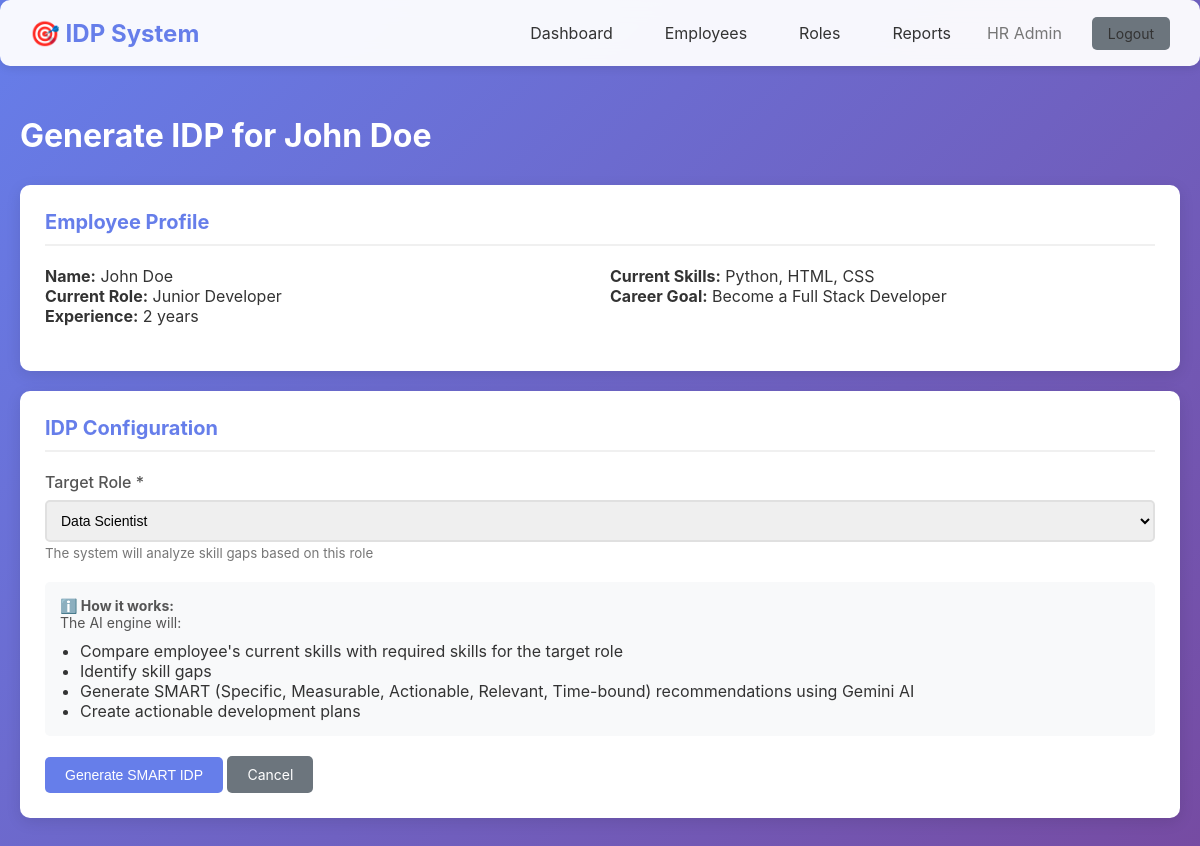
/hr/generate-idp/2 (signed in), run on the app's committed database.
### models/models.py (models this page shows, shortened)
class User(UserMixin, db.Model):
    __tablename__ = 'users'
    id = db.Column(db.Integer, primary_key=True)
    name = db.Column(db.String(100), nullable=False)
    email = db.Column(db.String(120), unique=True, nullable=False)
    password_hash = db.Column(db.String(255), nullable=False)
    role = db.Column(db.String(20), nullable=False, default='employee')  # 'hr' or 'employee'
    skills = db.Column(db.Text)  # Comma-separated skills
    experience = db.Column(db.Integer, default=0)  # Years of experience
    goal = db.Column(db.Text)  # Career goal
    current_role = db.Column(db.String(100))
    target_role = db.Column(db.String(100))
    created_at = db.Column(db.DateTime, default=datetime.utcnow)
    idps = db.relationship('IDP', backref='user', lazy=True, cascade='all, delete-orphan')

class Role(db.Model):
    __tablename__ = 'roles'
    id = db.Column(db.Integer, primary_key=True)
    role_name = db.Column(db.String(100), unique=True, nullable=False)
    required_skills = db.Column(db.Text)  # Comma-separated required skills
    description = db.Column(db.Text)

### routes/hr.py (the view, shortened to what this page needs)
@hr_bp.route('/generate-idp/<int:user_id>', methods=['GET', 'POST'])
@login_required
@hr_required
def generate_idp(user_id):
    employee = User.query.get_or_404(user_id)
    roles = Role.query.all()
    return render_template('hr_generate_idp.html', employee=employee, roles=roles)

### routes/hr.py (called while the page is built)
def hr_required(f):
    @wraps(f)
    def decorated_function(*args, **kwargs):
        if not current_user.is_authenticated or current_user.role != 'hr':
            flash('Access denied. HR privileges required.', 'error')
            return redirect(url_for('auth.login'))
        return f(*args, **kwargs)
    return decorated_function

### templates/hr_generate_idp.html (shortened to what this page needs)
{% extends "base.html" %}
{% block content %}
<h1 style="color: white; margin-bottom: 30px;">Generate IDP for {{ employee.name }}</h1>
<div class="card">
    <div class="card-header">Employee Profile</div>
    <div style="display: grid; grid-template-columns: 1fr 1fr; gap: 20px; margin-bottom: 20px;">
        <div>
            <p><strong>Name:</strong> {{ employee.name }}</p>
            <p><strong>Current Role:</strong> {{ employee.current_role or 'Not specified' }}</p>
            <p><strong>Experience:</strong> {{ employee.experience }} years</p>
        </div>
        <div>
            <p><strong>Current Skills:</strong> {{ employee.skills or 'Not specified' }}</p>
            <p><strong>Career Goal:</strong> {{ employee.goal or 'Not specified' }}</p>
        </div>
    </div>
</div>
<div class="card">
    <div class="card-header">IDP Configuration</div>
    <form method="POST">
        <div class="form-group">
            <label for="target_role">Target Role *</label>
            <select id="target_role" name="target_role" required>
                {% for role in roles %}
                <option value="{{ role.role_name }}" {% if employee.target_role == role.role_name %}selected{% endif %}>
                    {{ role.role_name }}
                </option>
                {% endfor %}
            </select>
            <small style="color: #777;">The system will analyze skill gaps based on this role</small>
        </div>
        <div style="background: #f8f9fa; padding: 15px; border-radius: 5px; margin-bottom: 20px;">
            <p style="font-size: 14px; color: #555;">
                <strong>ℹ️ How it works:</strong><br>
                The AI engine will:
                <ul style="margin: 10px 0 0 20px;">
                    <li>Compare employee's current skills with required skills for the target role</li>
                    <li>Identify skill gaps</li>
                    <li>Generate SMART (Specific, Measurable, Actionable, Relevant, Time-bound) recommendations using Gemini AI</li>
                    <li>Create actionable development plans</li>
                </ul>
            </p>
        </div>
        <button type="submit" class="btn btn-primary">Generate SMART IDP</button>
        <a href="{{ url_for('hr.employee_detail', user_id=employee.id) }}" class="btn btn-secondary">Cancel</a>
    </form>
</div>
{% endblock %}

### templates/base.html (shortened to what this page needs)
<!DOCTYPE html>
<html lang="en">
<head>
</head>
<body>
    {% if current_user.is_authenticated %}
    <div class="navbar">
        <div class="navbar-content">
            <div class="navbar-brand">🎯 IDP System</div>
            <div class="navbar-menu">
                {% if current_user.role == 'hr' %}
                    <a href="{{ url_for('hr.dashboard') }}">Dashboard</a>
                    <a href="{{ url_for('hr.employees') }}">Employees</a>
                    <a href="{{ url_for('hr.roles') }}">Roles</a>
                    <a href="{{ url_for('hr.reports') }}">Reports</a>
                {% else %}
                    <a href="{{ url_for('employee.dashboard') }}">My IDPs</a>
                    <a href="{{ url_for('employee.profile') }}">Profile</a>
                {% endif %}
                <span style="color: #777;">{{ current_user.name }}</span>
                <a href="{{ url_for('auth.logout') }}" class="btn btn-secondary" style="margin-left: 10px;">Logout</a>
            </div>
        </div>
    </div>
    {% endif %}
    <div class="container">
        {% block content %}{% endblock %}
    </div>
</body>
</html>

### templates/base.html (style rules this page uses)
* { margin: 0; padding: 0; box-sizing: border-box; }
body { font-family: -apple-system, BlinkMacSystemFont, 'Segoe UI', Roboto, Oxygen, Ubuntu, sans-serif; background: linear-gradient(135deg, #667eea 0%, #764ba2 100%); min-height: 100vh; color: #333; }
.container { max-width: 1200px; margin: 0 auto; padding: 20px; }
.navbar { background: rgba(255, 255, 255, 0.95); backdrop-filter: blur(10px); padding: 15px 30px; box-shadow: 0 2px 10px rgba(0,0,0,0.1); margin-bottom: 30px; border-radius: 10px; }
.navbar-content { display: flex; justify-content: space-between; align-items: center; max-width: 1200px; margin: 0 auto; }
.navbar-brand { font-size: 24px; font-weight: bold; color: #667eea; }
.navbar-menu { display: flex; gap: 20px; align-items: center; }
.navbar-menu a { text-decoration: none; color: #333; padding: 8px 16px; border-radius: 5px; transition: all 0.3s; }
.btn { padding: 10px 20px; border: none; border-radius: 5px; cursor: pointer; font-size: 14px; transition: all 0.3s; text-decoration: none; display: inline-block; }
.btn-primary { background: #667eea; color: white; }
.btn-secondary { background: #6c757d; color: white; }
.card { background: white; border-radius: 10px; padding: 25px; box-shadow: 0 4px 15px rgba(0,0,0,0.1); margin-bottom: 20px; }
.card-header { font-size: 20px; font-weight: bold; margin-bottom: 20px; color: #667eea; border-bottom: 2px solid #f0f0f0; padding-bottom: 10px; }
.form-group { margin-bottom: 20px; }
.form-group label { display: block; margin-bottom: 8px; font-weight: 500; color: #555; }
.form-group input, .form-group select, .form-group textarea { width: 100%; padding: 10px; border: 2px solid #e0e0e0; border-radius: 5px; font-size: 14px; transition: border-color 0.3s; }

### data on the page
User: name "HR Admin"
User: name "John Doe", current_role "Junior Developer", experience "2", skills "Python, HTML, CSS", goal "Become a Full Stack Developer", target_role "Data Scientist"
